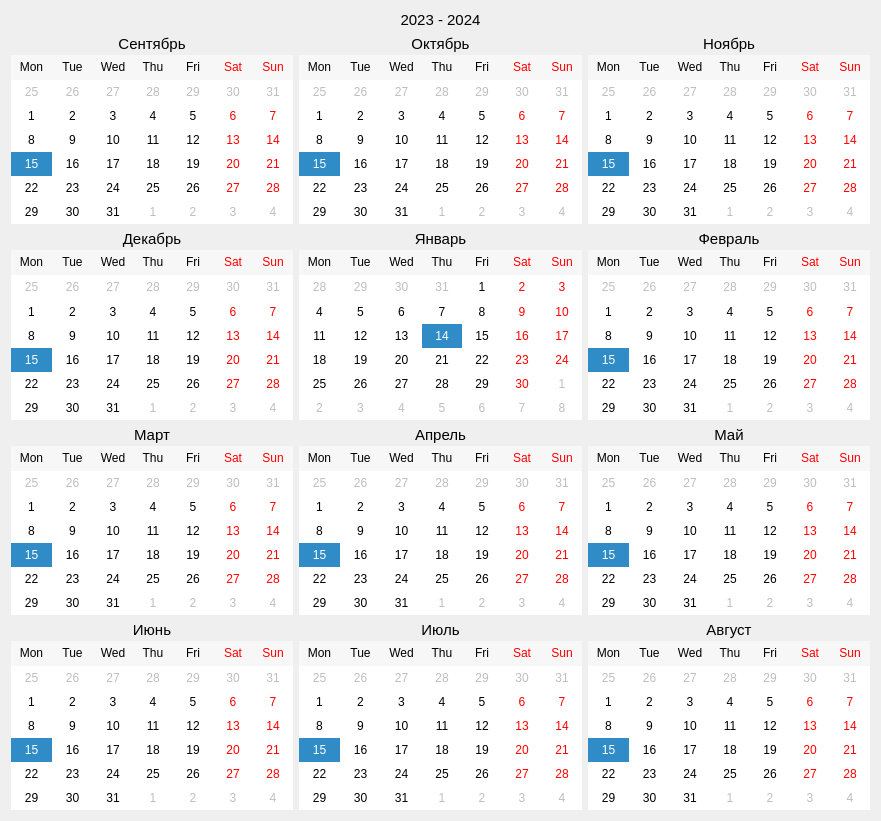
     <widget class="QWidget" name="gridLayoutWidget_2">
      <property name="geometry">
       <rect>
        <x>430</x>
        <y>0</y>
        <width>881</width>
        <height>821</height>
       </rect>
      </property>
      <layout class="QGridLayout" name="gridLayout_plan_calendars">
       <property name="verticalSpacing">
        <number>6</number>
       </property>
       <item row="1" column="2">
        <layout class="QVBoxLayout" name="verticalLayout_03november">
         <property name="spacing">
          <number>2</number>
         </property>
         <item>
          <widget class="QLabel" name="label_17">
           <property name="font">
            <font>
             <pointsize>11</pointsize>
            </font>
           </property>
           <property name="text">
            <string>Ноябрь</string>
           </property>
           <property name="alignment">
            <set>Qt::AlignCenter</set>
           </property>
          </widget>
         </item>
         <item>
          <widget class="QCalendarWidget" name="calendarPWidget2">
           <property name="enabled">
            <bool>true</bool>
           </property>
           <property name="focusPolicy">
            <enum>Qt::NoFocus</enum>
           </property>
           <property name="styleSheet">
            <string notr="true">#qt_calendar_calendarview::item:selected{
	background-color: #ffffff;
}</string>
           </property>
           <property name="firstDayOfWeek">
            <enum>Qt::Monday</enum>
           </property>
           <property name="gridVisible">
            <bool>false</bool>
           </property>
           <property name="selectionMode">
            <enum>QCalendarWidget::NoSelection</enum>
           </property>
           <property name="horizontalHeaderFormat">
            <enum>QCalendarWidget::ShortDayNames</enum>
           </property>
           <property name="verticalHeaderFormat">
            <enum>QCalendarWidget::NoVerticalHeader</enum>
           </property>
           <property name="navigationBarVisible">
            <bool>false</bool>
           </property>
           <property name="dateEditEnabled">
            <bool>false</bool>
           </property>
          </widget>
         </item>
        </layout>
       </item>
       <item row="3" column="0">
        <layout class="QVBoxLayout" name="verticalLayout_07march">
         <property name="spacing">
          <number>2</number>
         </property>
         <item>
          <widget class="QLabel" name="label_25">
           <property name="font">
            <font>
             <pointsize>11</pointsize>
            </font>
           </property>
           <property name="text">
            <string>Март</string>
           </property>
           <property name="alignment">
            <set>Qt::AlignCenter</set>
           </property>
          </widget>
         </item>
         <item>
          <widget class="QCalendarWidget" name="calendarPWidget6">
           <property name="enabled">
            <bool>true</bool>
           </property>
           <property name="sizePolicy">
            <sizepolicy hsizetype="Expanding" vsizetype="Expanding">
             <horstretch>0</horstretch>
             <verstretch>0</verstretch>
            </sizepolicy>
           </property>
           <property name="focusPolicy">
            <enum>Qt::NoFocus</enum>
           </property>
           <property name="styleSheet">
            <string notr="true">#qt_calendar_calendarview::item:selected{
	background-color: #ffffff;
}</string>
           </property>
           <property name="firstDayOfWeek">
            <enum>Qt::Monday</enum>
           </property>
           <property name="gridVisible">
            <bool>false</bool>
           </property>
           <property name="selectionMode">
            <enum>QCalendarWidget::NoSelection</enum>
           </property>
           <property name="horizontalHeaderFormat">
            <enum>QCalendarWidget::ShortDayNames</enum>
           </property>
           <property name="verticalHeaderFormat">
            <enum>QCalendarWidget::NoVerticalHeader</enum>
           </property>
           <property name="navigationBarVisible">
            <bool>false</bool>
           </property>
           <property name="dateEditEnabled">
            <bool>false</bool>
           </property>
          </widget>
         </item>
        </layout>
       </item>
       <item row="4" column="0">
        <layout class="QVBoxLayout" name="verticalLayout_10june">
         <property name="spacing">
          <number>2</number>
         </property>
         <item>
          <widget class="QLabel" name="label_28">
           <property name="font">
            <font>
             <pointsize>11</pointsize>
            </font>
           </property>
           <property name="text">
            <string>Июнь</string>
           </property>
           <property name="alignment">
            <set>Qt::AlignCenter</set>
           </property>
          </widget>
         </item>
         <item>
          <widget class="QCalendarWidget" name="calendarPWidget9">
           <property name="enabled">
            <bool>true</bool>
           </property>
           <property name="focusPolicy">
            <enum>Qt::NoFocus</enum>
           </property>
           <property name="styleSheet">
            <string notr="true">#qt_calendar_calendarview::item:selected{
	background-color: #ffffff;
}</string>
           </property>
           <property name="firstDayOfWeek">
            <enum>Qt::Monday</enum>
           </property>
           <property name="gridVisible">
            <bool>false</bool>
           </property>
           <property name="selectionMode">
            <enum>QCalendarWidget::NoSelection</enum>
           </property>
           <property name="horizontalHeaderFormat">
            <enum>QCalendarWidget::ShortDayNames</enum>
           </property>
           <property name="verticalHeaderFormat">
            <enum>QCalendarWidget::NoVerticalHeader</enum>
           </property>
           <property name="navigationBarVisible">
            <bool>false</bool>
           </property>
           <property name="dateEditEnabled">
            <bool>false</bool>
           </property>
          </widget>
         </item>
        </layout>
       </item>
       <item row="3" column="2">
        <layout class="QVBoxLayout" name="verticalLayout_09may">
         <property name="spacing">
          <number>2</number>
         </property>
         <item>
          <widget class="QLabel" name="label_29">
           <property name="font">
            <font>
             <pointsize>11</pointsize>
            </font>
           </property>
           <property name="text">
            <string>Май</string>
           </property>
           <property name="alignment">
            <set>Qt::AlignCenter</set>
           </property>
          </widget>
         </item>
         <item>
          <widget class="QCalendarWidget" name="calendarPWidget8">
           <property name="enabled">
            <bool>true</bool>
           </property>
           <property name="focusPolicy">
            <enum>Qt::NoFocus</enum>
           </property>
           <property name="styleSheet">
            <string notr="true">#qt_calendar_calendarview::item:selected{
	background-color: #ffffff;
}</string>
           </property>
           <property name="firstDayOfWeek">
            <enum>Qt::Monday</enum>
           </property>
           <property name="gridVisible">
            <bool>false</bool>
           </property>
           <property name="selectionMode">
            <enum>QCalendarWidget::NoSelection</enum>
           </property>
           <property name="horizontalHeaderFormat">
            <enum>QCalendarWidget::ShortDayNames</enum>
           </property>
           <property name="verticalHeaderFormat">
            <enum>QCalendarWidget::NoVerticalHeader</enum>
           </property>
           <property name="navigationBarVisible">
            <bool>false</bool>
           </property>
           <property name="dateEditEnabled">
            <bool>false</bool>
           </property>
          </widget>
         </item>
        </layout>
       </item>
       <item row="3" column="1">
        <layout class="QVBoxLayout" name="verticalLayout_08april">
         <property name="spacing">
          <number>2</number>
         </property>
         <item>
          <widget class="QLabel" name="label_26">
           <property name="font">
            <font>
             <pointsize>11</pointsize>
            </font>
           </property>
           <property name="text">
            <string>Апрель</string>
           </property>
           <property name="alignment">
            <set>Qt::AlignCenter</set>
           </property>
          </widget>
         </item>
         <item>
          <widget class="QCalendarWidget" name="calendarPWidget7">
           <property name="enabled">
            <bool>true</bool>
           </property>
           <property name="sizePolicy">
            <sizepolicy hsizetype="Expanding" vsizetype="Expanding">
             <horstretch>0</horstretch>
             <verstretch>0</verstretch>
            </sizepolicy>
           </property>
           <property name="focusPolicy">
            <enum>Qt::NoFocus</enum>
           </property>
           <property name="styleSheet">
            <string notr="true">#qt_calendar_calendarview::item:selected{
	background-color: #ffffff;
}</string>
           </property>
           <property name="firstDayOfWeek">
            <enum>Qt::Monday</enum>
           </property>
           <property name="gridVisible">
            <bool>false</bool>
           </property>
           <property name="selectionMode">
            <enum>QCalendarWidget::NoSelection</enum>
           </property>
           <property name="horizontalHeaderFormat">
            <enum>QCalendarWidget::ShortDayNames</enum>
           </property>
           <property name="verticalHeaderFormat">
            <enum>QCalendarWidget::NoVerticalHeader</enum>
           </property>
           <property name="navigationBarVisible">
            <bool>false</bool>
           </property>
           <property name="dateEditEnabled">
            <bool>false</bool>
           </property>
          </widget>
         </item>
        </layout>
       </item>
       <item row="2" column="2">
        <layout class="QVBoxLayout" name="verticalLayout_06february">
         <property name="spacing">
          <number>2</number>
         </property>
         <item>
          <widget class="QLabel" name="label_21">
           <property name="font">
            <font>
             <pointsize>11</pointsize>
            </font>
           </property>
           <property name="text">
            <string>Февраль</string>
           </property>
           <property name="alignment">
            <set>Qt::AlignCenter</set>
           </property>
          </widget>
         </item>
         <item>
          <widget class="QCalendarWidget" name="calendarPWidget5">
           <property name="enabled">
            <bool>true</bool>
           </property>
           <property name="focusPolicy">
            <enum>Qt::NoFocus</enum>
           </property>
           <property name="styleSheet">
            <string notr="true">#qt_calendar_calendarview::item:selected{
	background-color: #ffffff;
}</string>
           </property>
           <property name="firstDayOfWeek">
            <enum>Qt::Monday</enum>
           </property>
           <property name="gridVisible">
            <bool>false</bool>
           </property>
           <property name="selectionMode">
            <enum>QCalendarWidget::NoSelection</enum>
           </property>
           <property name="horizontalHeaderFormat">
            <enum>QCalendarWidget::ShortDayNames</enum>
           </property>
           <property name="verticalHeaderFormat">
            <enum>QCalendarWidget::NoVerticalHeader</enum>
           </property>
           <property name="navigationBarVisible">
            <bool>false</bool>
           </property>
           <property name="dateEditEnabled">
            <bool>false</bool>
           </property>
          </widget>
         </item>
        </layout>
       </item>
       <item row="1" column="0">
        <layout class="QVBoxLayout" name="verticalLayout_01september">
         <property name="spacing">
          <number>2</number>
         </property>
         <item>
          <widget class="QLabel" name="label_14">
           <property name="font">
            <font>
             <pointsize>11</pointsize>
            </font>
           </property>
           <property name="text">
            <string>Сентябрь</string>
           </property>
           <property name="alignment">
            <set>Qt::AlignCenter</set>
           </property>
          </widget>
         </item>
         <item>
          <widget class="QCalendarWidget" name="calendarPWidget0">
           <property name="enabled">
            <bool>true</bool>
           </property>
           <property name="focusPolicy">
            <enum>Qt::NoFocus</enum>
           </property>
           <property name="styleSheet">
            <string notr="true">#qt_calendar_calendarview::item:selected{
	background-color: transparent;
}</string>
           </property>
           <property name="minimumDate">
            <date>
             <year>2023</year>
             <month>9</month>
             <day>1</day>
            </date>
           </property>
           <property name="firstDayOfWeek">
            <enum>Qt::Monday</enum>
           </property>
           <property name="gridVisible">
            <bool>false</bool>
           </property>
           <property name="selectionMode">
            <enum>QCalendarWidget::NoSelection</enum>
           </property>
           <property name="horizontalHeaderFormat">
            <enum>QCalendarWidget::ShortDayNames</enum>
           </property>
           <property name="verticalHeaderFormat">
            <enum>QCalendarWidget::NoVerticalHeader</enum>
           </property>
           <property name="navigationBarVisible">
            <bool>false</bool>
           </property>
           <property name="dateEditEnabled">
            <bool>false</bool>
           </property>
          </widget>
         </item>
        </layout>
       </item>
       <item row="2" column="0">
        <layout class="QVBoxLayout" name="verticalLayout_04december">
         <property name="spacing">
          <number>2</number>
         </property>
         <item>
          <widget class="QLabel" name="label_18">
           <property name="font">
            <font>
             <pointsize>11</pointsize>
            </font>
           </property>
           <property name="text">
            <string>Декабрь</string>
           </property>
           <property name="alignment">
            <set>Qt::AlignCenter</set>
           </property>
          </widget>
         </item>
         <item>
          <widget class="QCalendarWidget" name="calendarPWidget3">
           <property name="enabled">
            <bool>true</bool>
           </property>
           <property name="focusPolicy">
            <enum>Qt::NoFocus</enum>
           </property>
           <property name="styleSheet">
            <string notr="true">#qt_calendar_calendarview::item:selected{
	background-color: #ffffff;
}</string>
           </property>
           <property name="firstDayOfWeek">
            <enum>Qt::Monday</enum>
           </property>
           <property name="gridVisible">
            <bool>false</bool>
           </property>
           <property name="selectionMode">
            <enum>QCalendarWidget::NoSelection</enum>
           </property>
           <property name="horizontalHeaderFormat">
            <enum>QCalendarWidget::ShortDayNames</enum>
           </property>
           <property name="verticalHeaderFormat">
            <enum>QCalendarWidget::NoVerticalHeader</enum>
           </property>
           <property name="navigationBarVisible">
            <bool>false</bool>
           </property>
           <property name="dateEditEnabled">
            <bool>false</bool>
           </property>
          </widget>
         </item>
        </layout>
       </item>
       <item row="4" column="1">
        <layout class="QVBoxLayout" name="verticalLayout_11july">
         <property name="spacing">
          <number>2</number>
         </property>
         <item>
          <widget class="QLabel" name="label_27">
           <property name="font">
            <font>
             <pointsize>11</pointsize>
            </font>
           </property>
           <property name="text">
            <string>Июль</string>
           </property>
           <property name="alignment">
            <set>Qt::AlignCenter</set>
           </property>
          </widget>
         </item>
         <item>
          <widget class="QCalendarWidget" name="calendarPWidget10">
           <property name="enabled">
            <bool>true</bool>
           </property>
           <property name="focusPolicy">
            <enum>Qt::NoFocus</enum>
           </property>
           <property name="styleSheet">
            <string notr="true">#qt_calendar_calendarview::item:selected{
	background-color: #ffffff;
}</string>
           </property>
           <property name="firstDayOfWeek">
            <enum>Qt::Monday</enum>
           </property>
           <property name="gridVisible">
            <bool>false</bool>
           </property>
           <property name="selectionMode">
            <enum>QCalendarWidget::NoSelection</enum>
           </property>
           <property name="horizontalHeaderFormat">
            <enum>QCalendarWidget::ShortDayNames</enum>
           </property>
           <property name="verticalHeaderFormat">
            <enum>QCalendarWidget::NoVerticalHeader</enum>
           </property>
           <property name="navigationBarVisible">
            <bool>false</bool>
           </property>
           <property name="dateEditEnabled">
            <bool>false</bool>
           </property>
          </widget>
         </item>
        </layout>
       </item>
       <item row="1" column="1">
        <layout class="QVBoxLayout" name="verticalLayout_02october">
         <property name="spacing">
          <number>2</number>
         </property>
         <item>
          <widget class="QLabel" name="label_16">
           <property name="font">
            <font>
             <pointsize>11</pointsize>
            </font>
           </property>
           <property name="text">
            <string>Октябрь</string>
           </property>
           <property name="alignment">
            <set>Qt::AlignCenter</set>
           </property>
          </widget>
         </item>
         <item>
          <widget class="QCalendarWidget" name="calendarPWidget1">
           <property name="enabled">
            <bool>true</bool>
           </property>
           <property name="focusPolicy">
            <enum>Qt::NoFocus</enum>
           </property>
           <property name="styleSheet">
            <string notr="true">#qt_calendar_calendarview::item:selected{
	background-color: #ffffff;
}</string>
           </property>
           <property name="firstDayOfWeek">
            <enum>Qt::Monday</enum>
           </property>
           <property name="gridVisible">
            <bool>false</bool>
           </property>
           <property name="selectionMode">
            <enum>QCalendarWidget::NoSelection</enum>
           </property>
           <property name="horizontalHeaderFormat">
            <enum>QCalendarWidget::ShortDayNames</enum>
           </property>
           <property name="verticalHeaderFormat">
            <enum>QCalendarWidget::NoVerticalHeader</enum>
           </property>
           <property name="navigationBarVisible">
            <bool>false</bool>
           </property>
           <property name="dateEditEnabled">
            <bool>false</bool>
           </property>
          </widget>
         </item>
        </layout>
       </item>
       <item row="2" column="1">
        <layout class="QVBoxLayout" name="verticalLayout_05jenuary">
         <property name="spacing">
          <number>2</number>
         </property>
         <item>
          <widget class="QLabel" name="label_20">
           <property name="font">
            <font>
             <pointsize>11</pointsize>
            </font>
           </property>
           <property name="text">
            <string>Январь</string>
           </property>
           <property name="alignment">
            <set>Qt::AlignCenter</set>
           </property>
          </widget>
         </item>
         <item>
          <widget class="QCalendarWidget" name="calendarPWidget4">
           <property name="enabled">
            <bool>true</bool>
           </property>
           <property name="focusPolicy">
            <enum>Qt::NoFocus</enum>
           </property>
           <property name="autoFillBackground">
            <bool>true</bool>
           </property>
           <property name="styleSheet">
            <string notr="true">#qt_calendar_calendarview::item:selected{
	background-color: transparent;
}
</string>
           </property>
           <property name="inputMethodHints">
            <set>Qt::ImhNone</set>
           </property>
           <property name="selectedDate">
            <date>
             <year>2023</year>
             <month>9</month>
             <day>14</day>
            </date>
           </property>
           <property name="firstDayOfWeek">
            <enum>Qt::Monday</enum>
           </property>
           <property name="gridVisible">
            <bool>false</bool>
           </property>
           <property name="selectionMode">
            <enum>QCalendarWidget::NoSelection</enum>
           </property>
           <property name="horizontalHeaderFormat">
            <enum>QCalendarWidget::ShortDayNames</enum>
           </property>
           <property name="verticalHeaderFormat">
            <enum>QCalendarWidget::NoVerticalHeader</enum>
           </property>
           <property name="navigationBarVisible">
            <bool>false</bool>
           </property>
           <property name="dateEditEnabled">
            <bool>false</bool>
           </property>
           <property name="dateEditAcceptDelay">
            <number>1500</number>
           </property>
          </widget>
         </item>
        </layout>
       </item>
       <item row="4" column="2">
        <layout class="QVBoxLayout" name="verticalLayout_12august">
         <property name="spacing">
          <number>2</number>
         </property>
         <item>
          <widget class="QLabel" name="label_30">
           <property name="font">
            <font>
             <pointsize>11</pointsize>
            </font>
           </property>
           <property name="text">
            <string>Август</string>
           </property>
           <property name="alignment">
            <set>Qt::AlignCenter</set>
           </property>
          </widget>
         </item>
         <item>
          <widget class="QCalendarWidget" name="calendarPWidget11">
           <property name="enabled">
            <bool>true</bool>
           </property>
           <property name="focusPolicy">
            <enum>Qt::NoFocus</enum>
           </property>
           <property name="styleSheet">
            <string notr="true">#qt_calendar_calendarview::item:selected{
	background-color: #ffffff;
}</string>
           </property>
           <property name="firstDayOfWeek">
            <enum>Qt::Monday</enum>
           </property>
           <property name="gridVisible">
            <bool>false</bool>
           </property>
           <property name="selectionMode">
            <enum>QCalendarWidget::NoSelection</enum>
           </property>
           <property name="horizontalHeaderFormat">
            <enum>QCalendarWidget::ShortDayNames</enum>
           </property>
           <property name="verticalHeaderFormat">
            <enum>QCalendarWidget::NoVerticalHeader</enum>
           </property>
           <property name="navigationBarVisible">
            <bool>false</bool>
           </property>
           <property name="dateEditEnabled">
            <bool>false</bool>
           </property>
          </widget>
         </item>
        </layout>
       </item>
       <item row="0" column="1">
        <widget class="QLabel" name="PlanYearLabel">
         <property name="font">
          <font>
           <pointsize>11</pointsize>
          </font>
         </property>
         <property name="text">
          <string>2023 - 2024</string>
         </property>
         <property name="alignment">
          <set>Qt::AlignCenter</set>
         </property>
        </widget>
       </item>
      </layout>
     </widget>
